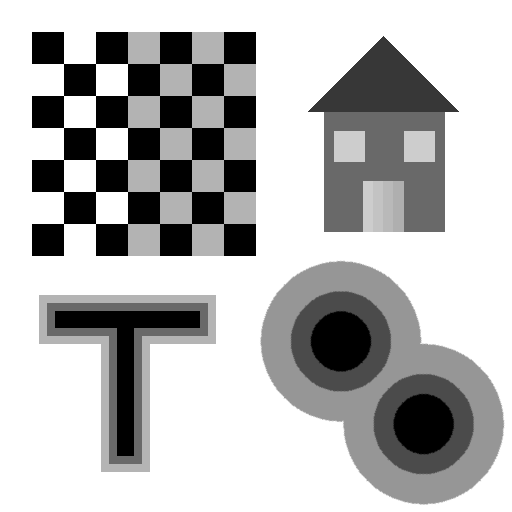
%> input picture Lab1/cv19_lab1_parts1_2_material/edgetest_19.png, 512 x 512 px
$ octave Part1.m   (GNU Octave 9; MATLAB toolbox functions it lacks are replaced by stand-ins)
%> lines starting %> are read from the running program, lines starting %| are printed output that depends on the picture; in (x1, y1, x2, y2) boxes, pixels count from 0 and x2, y2 are one past the last pixel; in counts of white or black regions, pixels touching at a corner belong together; the program's own positions count from 1
### Lab1/part1/AddNoise.m
%1.1.2 Add_Noise(I,PSNR)

function J=AddNoise(I,PSNR)
% AddNoise - Add Noise
%
% Usage:
%         J=AddNoise(I,PSNR)
%
% Description:
% Returns a matrix that represents the input_Image
% in which it is added noise with PSNR that is defined
% in parameters
%
% In:
%   I    : input image
%   PSNR : Peak-to-peak Signal to Noise Ratio
%
% Out:
%   J: a 2D matrix containing The input image with noise
%
Imax=max(max(I));
Imin=min(min(I));
sn=(Imax-Imin)/(10^(PSNR/20));
J=imnoise(I,'gaussian',0,sn^2);
end

### Lab1/part1/EdgeDetect.m
function D=EdgeDetect(I,sigma,theta_edge,LaplacType)
    % EdgeDetect - Edge Detect
%
% Usage:
%       D=EdgeDetect(I,sigma,theta_edge,LaplacType)
%
% Description:
% Returns a boolean matrix that represents
% the edges of the input Image
%
% In:
%   I    : input image
%   sigma: is the standard deviation of the distribution(Gaussian)
%   theta_edge: a threshold parameter
%   LaplacType: defines the model of filters that will be used in the
%               algorithm :
%
%               LaplacType = 0 (Linear method-Convolution with gaussian
%                               filter)
%               LaplacType = 1 (Non-Linear method-Convolution with
%                               morphological filter)
%
% Out:
%   D: a 2D boolean matrix containing the detected edges
%
%------------------------ 1.2.1 ------------------------------
% Create a gaussian filter H_Gaus and a Laplacian of Gaussian filter H_LoG
% with a n-cernel and sigma-the standrad deviation
    n=ceil((3*sigma))*2+1;
    hsize=[n n];
    H_LoG = fspecial('log',hsize,sigma);
    H_Gaus = fspecial('gaussian',hsize,sigma);

    %1.2.2 Define Linear and Not-Linear methods

    B=strel('diamond',1);
    Is =imfilter(I,H_Gaus,'conv');
    if LaplacType == 0
        L = imfilter(I,H_LoG,'conv');
    elseif LaplacType == 1
        L=imdilate(Is,B) + imerode(Is,B) - 2*Is;
    end

    %1.2.3 approximation of Zerocrossings

    X = (L >= 0);
    Y = imdilate(X,B) - imerode(X,B);

    %1.2.4 Rejection of zerocrossings in smooth areas

    [Gx,Gy]=gradient(Is);
    norm_grad=abs(Gx)+abs(Gy);
    max_grad=max(max(norm_grad));
    D = (Y==1 & norm_grad>theta_edge*(max_grad));
end

### Lab1/part1/EdgeDetectionScore.m
function Score=EdgeDetectionScore(noiseImage,clearImage)
%  EdgeDetectionScore - Edge Detection Score
%
% Usage:
%         Score = EdgeDetectionScore(noiseImage,clearImage)
%
% Description:
%   Returns the percentage of edges that detected correctly
%  in the image with noise.
%
% In:
%   noiseImage    : the boolean matrix of the Image with noise after the
%                   EdgeDetect algorithm
%
%   clearImage    : the boolean matrix of the Image without noise after the
%                   edge detection
% Out:
%   Score: The percentage of the edges that detected correctly
%
T=clearImage;
D=noiseImage;
D_T = (D & T) ;
T_D= (T & D);
Pr_D_T=sum(D_T(:))/sum(T(:));
Pr_T_D=sum(T_D(:))/sum(D(:));
Score=(Pr_D_T + Pr_T_D)/2;
end

### Lab1/part1/Part1.m
%                             Part1:
%            Theme: Edge Detection in grayscale Images
close all;
clear all;
%---------------------------   1.1 Create Input Images ---------------------%
%1.1.1 read file
I0 = imread('../cv19_lab1_parts1_2_material/edgetest_19.png');
%> I0 is the input picture: size 512x512 uint8; min 0, max 255, mean 184.9
I0=im2double(I0);
%> I0: size 512x512 double
%imshow(I0);

%1.1.2 Add_Noise(I,PSNR) gaussian distribution
J1=AddNoise(I0,20);
%> in AddNoise, `Imax=max(max(I));`: Imax = 1
%> in AddNoise, `Imin=min(min(I));`: Imin = 0
%> in AddNoise, `sn=(Imax-Imin)/(10^(PSNR/20));`: sn = 0.1
J2=AddNoise(I0,10);
%> call 2 of AddNoise, with PSNR = 10
%> in AddNoise (call 2), `sn=(Imax-Imin)/(10^(PSNR/20));`: sn = 0.316
%> in AddNoise (call 2), `J=imnoise(I,'gaussian',0,sn^2);`:
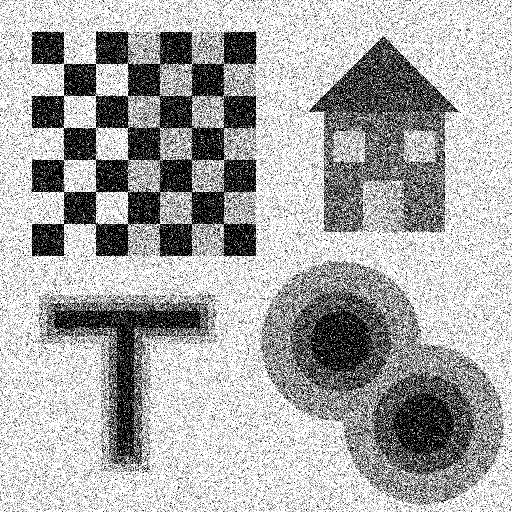
%> J: size 512x512 double; min 0, max 1, mean 0.669
%imshow(J2);

%----------   1.2 EdgeDetect(I,sigma,theta_edge,LaplacType)  ---------------------%
I=J1;
sigma=4;
theta_edge=0.1;
LaplacType=1;
D= EdgeDetect(I,sigma,theta_edge,LaplacType);
%> in EdgeDetect, `L=imdilate(Is,B) + imerode(Is,B) - 2*Is;`:
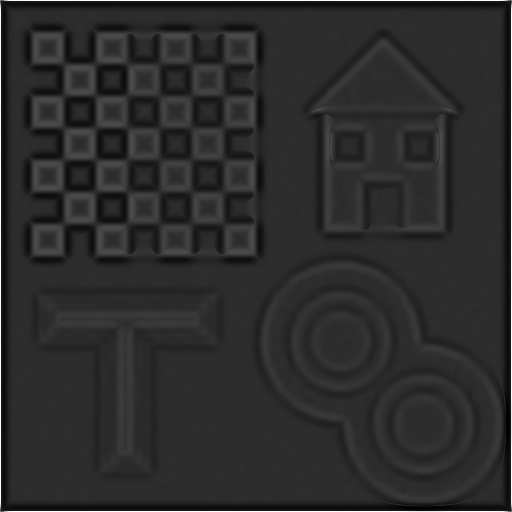
%> L: size 512x512 double; min -0.0202, max 0.0942, mean -0.000112; drawn with min black and max white
%> in EdgeDetect, `X = (L >= 0);`:
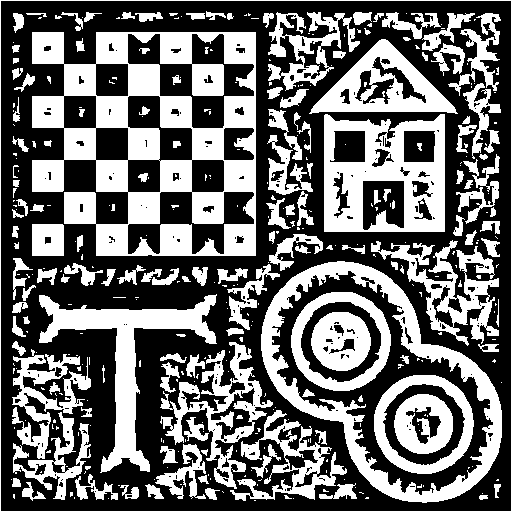
%> X: size 512x512 logical; 42.1% white; 379 white regions (236 under 20 px), largest, box (x1, y1, x2, y2) and area: (32, 32, 256, 256) 25593, (261, 261, 502, 503) 10574, (324, 114, 445, 232) 8795
%> in EdgeDetect, `Y = imdilate(X,B) - imerode(X,B);`: Y: size 512x512 double; values 0 (black) and 1 (white), 24.1% white in thin lines or dots
%> in EdgeDetect, `[Gx,Gy]=gradient(Is);`:
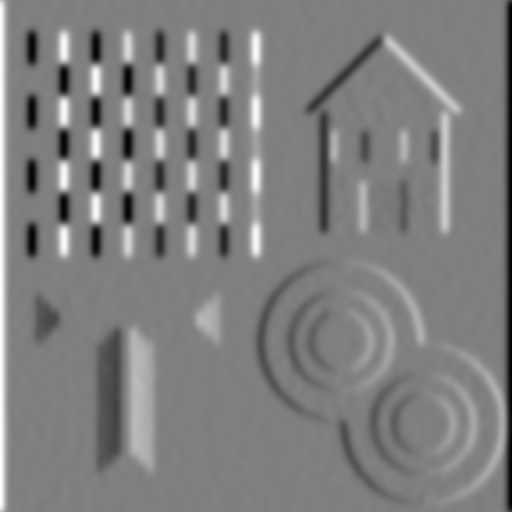
%> Gx: size 512x512 double; min -0.0944, max 0.0942, mean -7.49e-07; drawn with min black and max white
%> in EdgeDetect, `[Gx,Gy]=gradient(Is);`:
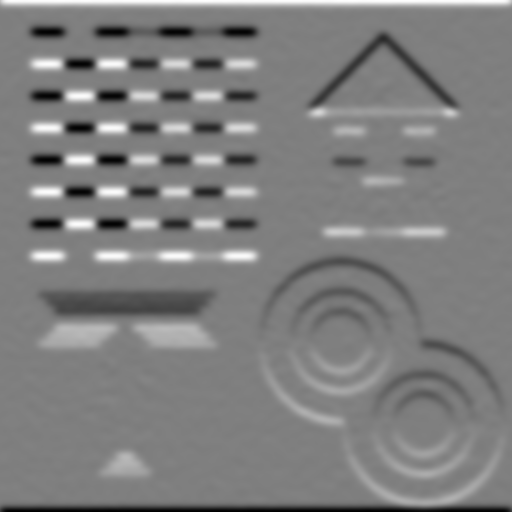
%> Gy: size 512x512 double; min -0.0939, max 0.0943, mean -6.62e-07; drawn with min black and max white
%> in EdgeDetect, `norm_grad=abs(Gx)+abs(Gy);`:
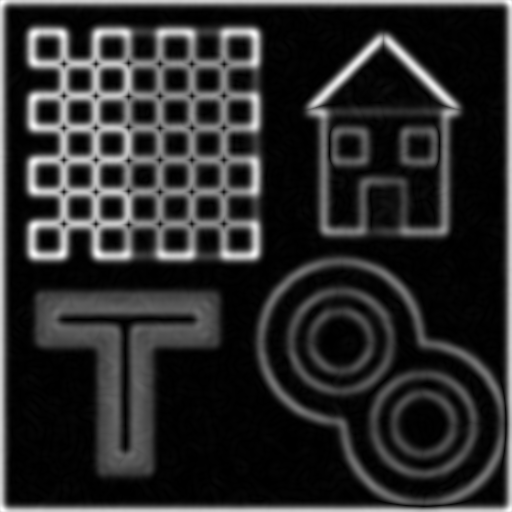
%> norm_grad: size 512x512 double; min 8.02e-06, max 0.117, mean 0.0199; drawn with min black and max white
%> in EdgeDetect, `max_grad=max(max(norm_grad));`: max_grad = 0.117
%> in EdgeDetect, `D = (Y==1 & norm_grad>theta_edge*(max_grad));`: D: size 512x512 logical; 7% white in thin lines or dots
%imshow(Is);

%------------  1.3 Results Evaluation   ---------------------%

%1.3.1 Detection of REAL edges

B=strel('diamond',1);
M = imdilate(I0,B) - imerode(I0,B);
T = M > theta_edge;
%> T: size 512x512 logical; 6.4% white in thin lines or dots, all inside (x1, y1, x2, y2) = (31, 31, 505, 506)
%imshow(T);

%1.3.2 EdgeDetectionScore(noiseImage,clearImage)
noiseImage=D;
clearImage=T;
C=EdgeDetectionScore(noiseImage,clearImage);
%> in EdgeDetectionScore, `D_T = (D & T) ;`:
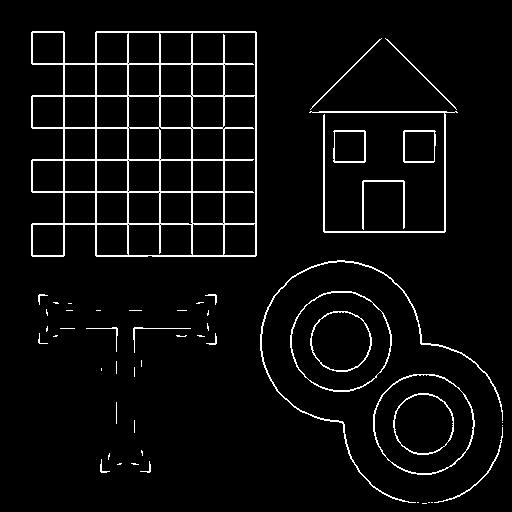
%> D_T: size 512x512 logical; 4.6% white in thin lines or dots, all inside (x1, y1, x2, y2) = (31, 31, 503, 504)
%> in EdgeDetectionScore, `Pr_D_T=sum(D_T(:))/sum(T(:));`: Pr_D_T = 0.726
%> in EdgeDetectionScore, `Pr_T_D=sum(T_D(:))/sum(D(:));`: Pr_T_D = 0.667
%> in EdgeDetectionScore, `Score=(Pr_D_T + Pr_T_D)/2;`: Score = 0.697
%> C = 0.697

% [53 lines of commented-out code are left out]
